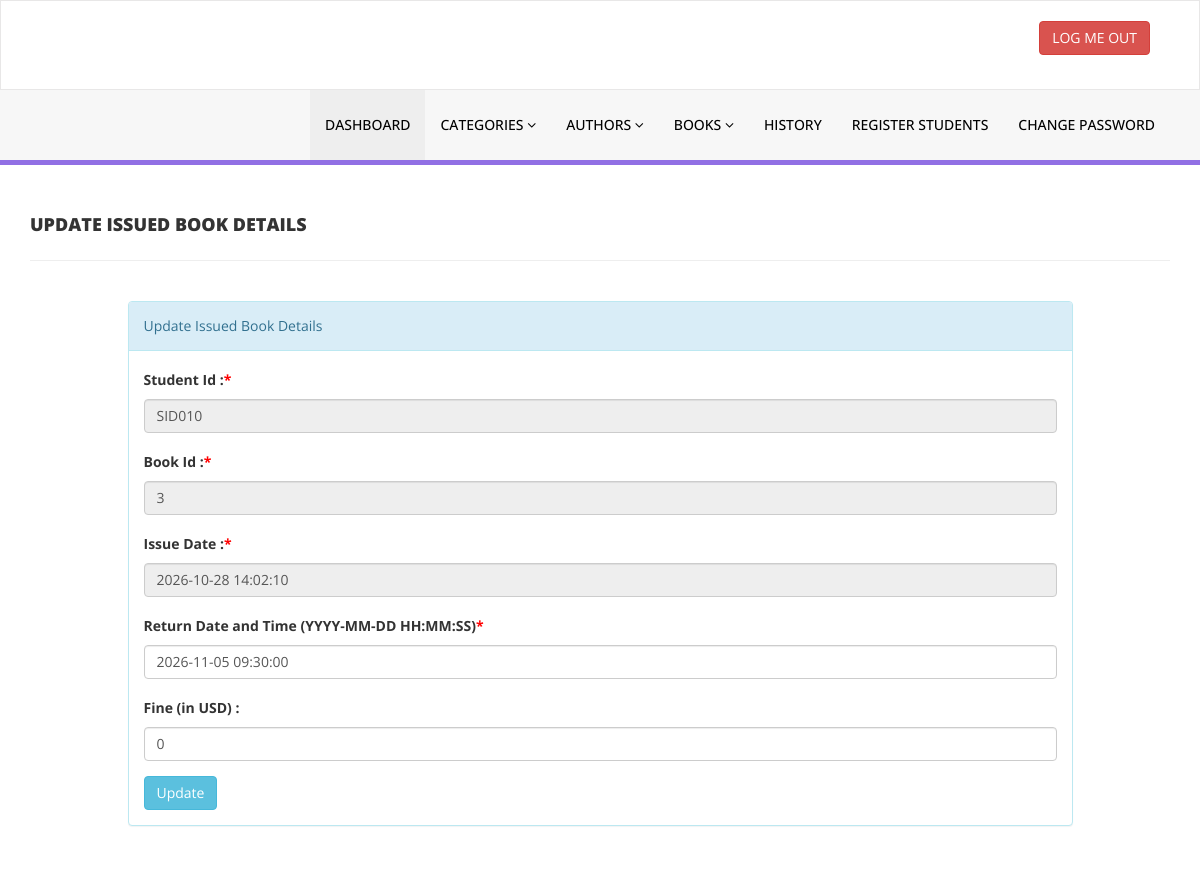
The page /admin/update-issue-bookdeails.php?rid=2 (signed in) on the database its author committed.
### tables this page shows
CREATE TABLE tblissuedbookdetails (
  id int(11) NOT NULL AUTO_INCREMENT,
  BookId int(11) DEFAULT NULL,
  StudentID varchar(150) DEFAULT NULL,
  IssuesDate timestamp NULL DEFAULT current_timestamp(),
  ReturnDate timestamp NULL DEFAULT NULL,
  RetrunStatus int(1) DEFAULT 0,
  fine int(11) DEFAULT NULL,
  PRIMARY KEY (id)
);

CREATE TABLE tblstudents (
  id int(11) NOT NULL AUTO_INCREMENT,
  StudentId varchar(100) DEFAULT NULL,
  FullName varchar(120) DEFAULT NULL,
  EmailId varchar(120) DEFAULT NULL,
  MobileNumber char(11) DEFAULT NULL,
  Password varchar(120) DEFAULT NULL,
  Status int(1) DEFAULT NULL,
  RegDate timestamp NULL DEFAULT current_timestamp(),
  UpdationDate timestamp NULL DEFAULT NULL ON UPDATE current_timestamp(),
  PRIMARY KEY (id),
  UNIQUE KEY StudentId (StudentId)
);

CREATE TABLE tblbooks (
  id int(11) NOT NULL AUTO_INCREMENT,
  BookName varchar(255) DEFAULT NULL,
  CatId int(11) DEFAULT NULL,
  AuthorId int(11) DEFAULT NULL,
  ISBNNumber varchar(50) DEFAULT NULL,
  BookPrice decimal(10,2) DEFAULT NULL,
  Quantity int(11) NOT NULL DEFAULT 1,
  RegDate timestamp NULL DEFAULT current_timestamp(),
  UpdationDate timestamp NULL DEFAULT NULL ON UPDATE current_timestamp(),
  PRIMARY KEY (id)
);

### admin/update-issue-bookdeails.php (the view, shortened to what this page needs)
<?php
include('includes/config.php');
if(strlen($_SESSION['alogin'])==0)
{
    header('location:index.php');
}
else{
?>
<!DOCTYPE html>
<html xmlns="http://www.w3.org/1999/xhtml">
<head>
    <link href="assets/css/bootstrap.css" rel="stylesheet" />
    <link href="assets/css/font-awesome.css" rel="stylesheet" />
    <link href="assets/css/style.css" rel="stylesheet" />
</head>
<body>
    <?php include('includes/header.php');?>
    <div class="content-wrapper">
        <div class="container">
        <div class="row pad-botm">
            <div class="col-md-12">
                <h4 class="header-line">Update Issued Book Details</h4>
            </div>
</div>
<div class="row">
<div class="col-md-10 col-sm-6 col-xs-12 col-md-offset-1"">
<div class="panel panel-info">
<div class="panel-heading">
Update Issued Book Details
</div>
<div class="panel-body">
<form role="form" method="post">
<?php
$rid=intval($_GET['rid']);
$sql = "SELECT tblstudents.StudentId,tblstudents.FullName,tblbooks.id as bookid,tblbooks.BookName,tblissuedbookdetails.IssuesDate,tblissuedbookdetails.ReturnDate,tblissuedbookdetails.fine,tblissuedbookdetails.id as rid,tblissuedbookdetails.RetrunStatus from  tblissuedbookdetails join tblstudents on tblstudents.StudentId=tblissuedbookdetails.StudentId join tblbooks on tblbooks.id=tblissuedbookdetails.BookId where tblissuedbookdetails.id=:rid";
$query = $dbh -> prepare($sql);
$query->bindParam(':rid',$rid,PDO::PARAM_STR);
$query->execute();
$results=$query->fetchAll(PDO::FETCH_OBJ);
if($query->rowCount() > 0)
{
foreach($results as $result)
{
               ?>
<div class="form-group">
<label>Student Id :<span style="color:red;">*</span></label>
<input class="form-control" type="text" name="studentid" id="studentid" value="<?php echo htmlentities($result->StudentId);?>" required autocomplete="off" onBlur="getstudent()" readonly />
</div>
<div class="form-group">
<label>Book Id :<span style="color:red;">*</span></label>
<input class="form-control" type="text" name="bookid" id="bookid" value="<?php echo htmlentities($result->bookid);?>" required autocomplete="off" onBlur="getbook()" readonly/>
</div>
<div class="form-group">
<label>Issue Date :<span style="color:red;">*</span></label>
<input class="form-control" type="text" name="issuedate" value="<?php echo htmlentities($result->IssuesDate);?>" required readonly />
</div>
<div class="form-group">
    <label>Return Date and Time (YYYY-MM-DD HH:MM:SS)<span style="color:red;">*</span></label>
    <input class="form-control" type="text" name="returndate" autocomplete="off" placeholder="YYYY-MM-DD HH:MM:SS" value="<?php echo htmlentities($result->ReturnDate);?>" required />
</div>
<div class="form-group">
<label>Fine (in USD) :</label>
<input class="form-control" type="text" name="fine" id="fine" value="<?php echo htmlentities($result->fine);?>" autocomplete="off" />
</div>
<?php }} ?>
<button type="submit" name="update" id="submit" class="btn btn-info">Update </button>
                                    </form>
                            </div>
                        </div>
                            </div>
        </div>
    </div>
    </div>
</body>
</html>
<?php } ?>

### admin/assets/css/style.css (style rules this page uses)
.content-wrapper { margin-top: 40px; min-height:800px; padding-bottom:90px; }
.header-line { font-weight:900; padding-bottom:25px; border-bottom:1px solid #eeeeee; text-transform:uppercase; }
.pad-botm { padding-bottom:30px; }

### rows shown on the page
tblissuedbookdetails: studentid "SID010", bookid "3", issuedate "2026-10-28 14:02:10", returndate "2026-11-05 09:30:00", fine "0"
